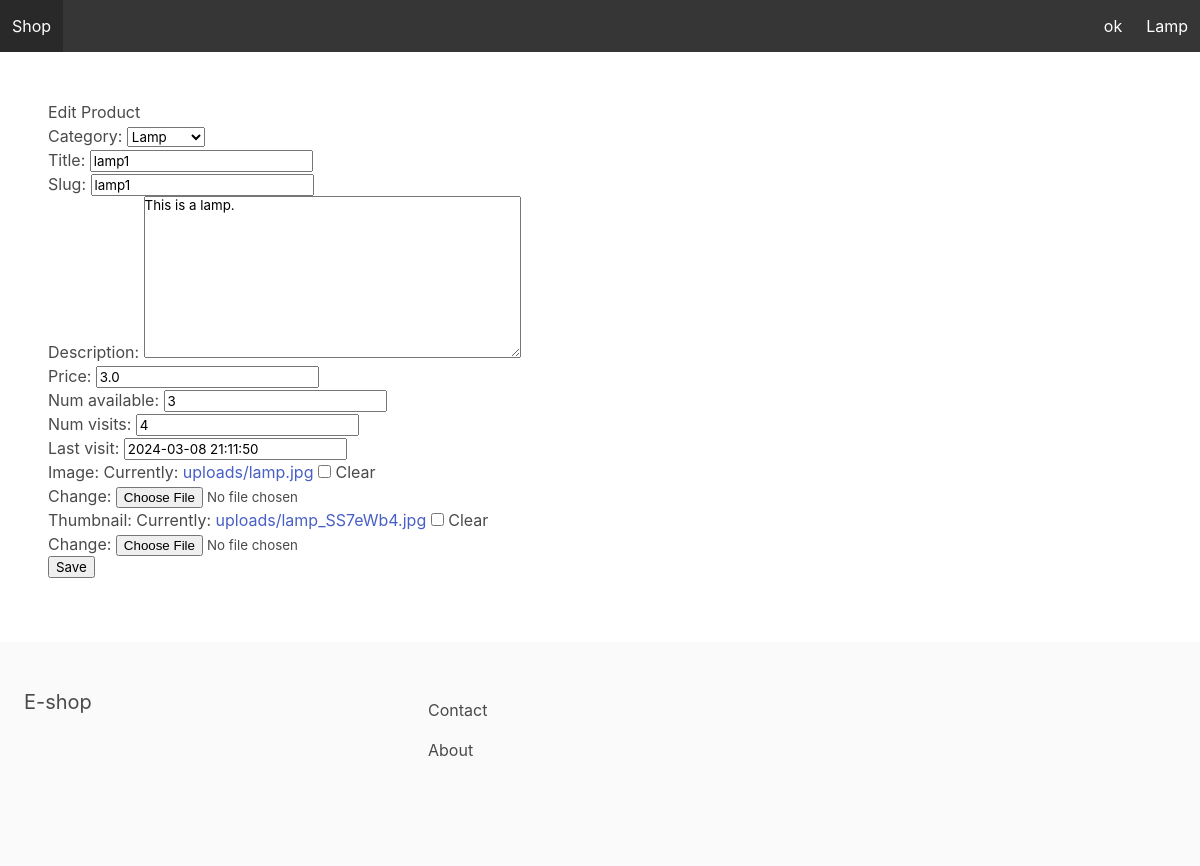
/productManager/edit/4/, run on an earlier commit of the app's database.
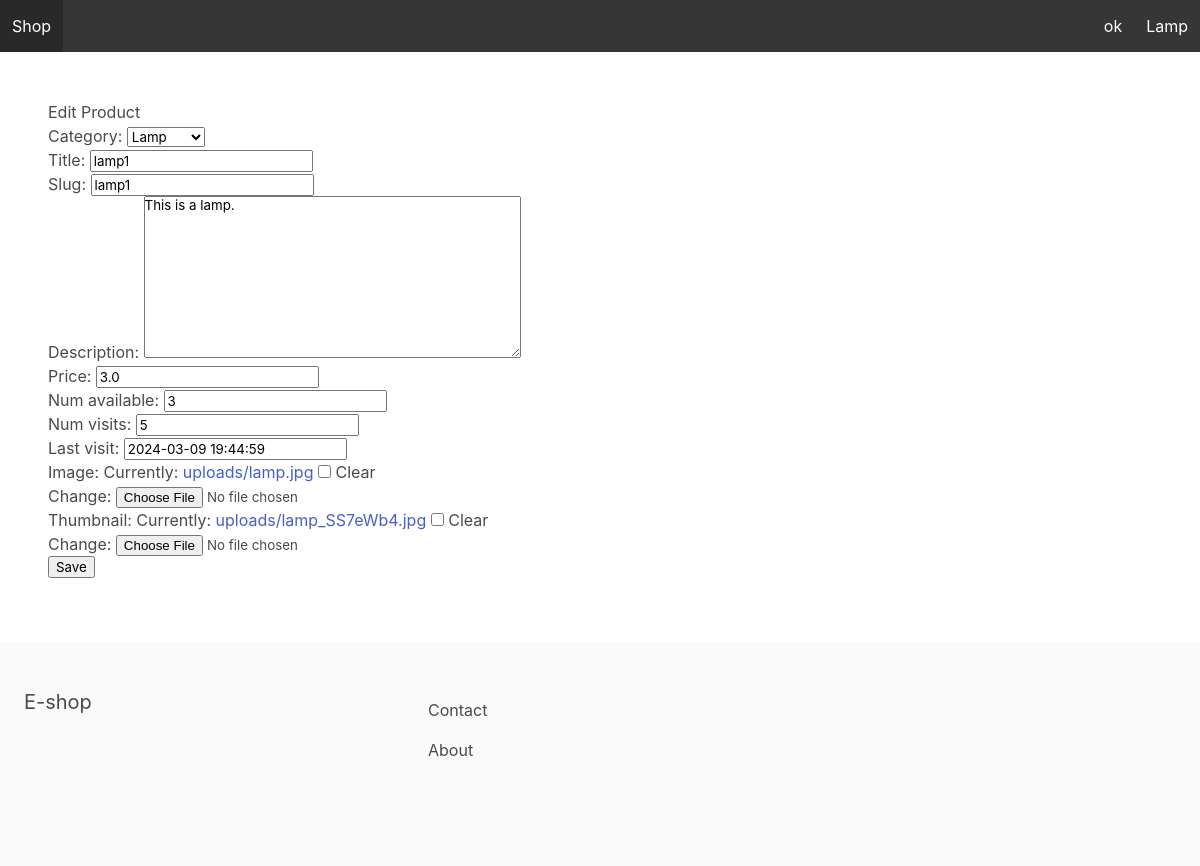
And on a later commit of the database.
### apps/store/models.py (models this page shows, shortened)
class Product(models.Model):
    category = models.ForeignKey(Category, related_name='products', on_delete=models.CASCADE)
    title = models.CharField(max_length=255)
    slug = models.SlugField(max_length=255)
    description = models.TextField(blank=True, null=True)
    price = models.FloatField()
    num_available = models.IntegerField(default=1)
    num_visits = models.IntegerField(default=0)
    last_visit = models.DateTimeField(blank=True, null=True)
    image = models.ImageField(upload_to='uploads/', blank=True, null=True)
    thumbnail = models.ImageField(upload_to='uploads/', blank=True, null=True)
    date_added = models.DateTimeField(auto_now_add=True)
    class Meta:
        ordering = ('-date_added',)
    """def save(self, *args, **kwargs):
        self.thumbnail = self.make_thumbnail(self.image)

        super().save(*args, **kwargs)"""

### apps/store/views.py (the view, shortened to what this page needs)
# urls.py: path('productManager/edit/<int:pk>/', editProductView.as_view(), name='editProduct'),
class editProductView(UpdateView):
    model = Product
    template_name = "edit_product.html"
    fields = '__all__'

### apps/cart/context_processors.py (called while the page is built)
def cart(request):
    return {'cart': Cart(request)}

### apps/store/context_processors.py (called while the page is built)
def menu_categories(request):
    categories = Category.objects.all()
    return {'menu_categories': categories}

### apps/store/models.py (called while the page is built)
    def __str__(self):
        return self.title

### apps/core/templates/edit_product.html
{% extends 'managerBase.html'%}
{% block content %}
<h1>Edit Product</h1>
<form method="POST" action="">{% csrf_token %}
    {{ form.as_p }}
    <input type="submit" value="Save">
</form>
{% endblock %}

What changed in the data, as far as the page shows it:
changed Product "Lamp": num_visits "4" → "5"; last_visit "2024-03-08 21:11:50" → "2024-03-09 19:44:59"
